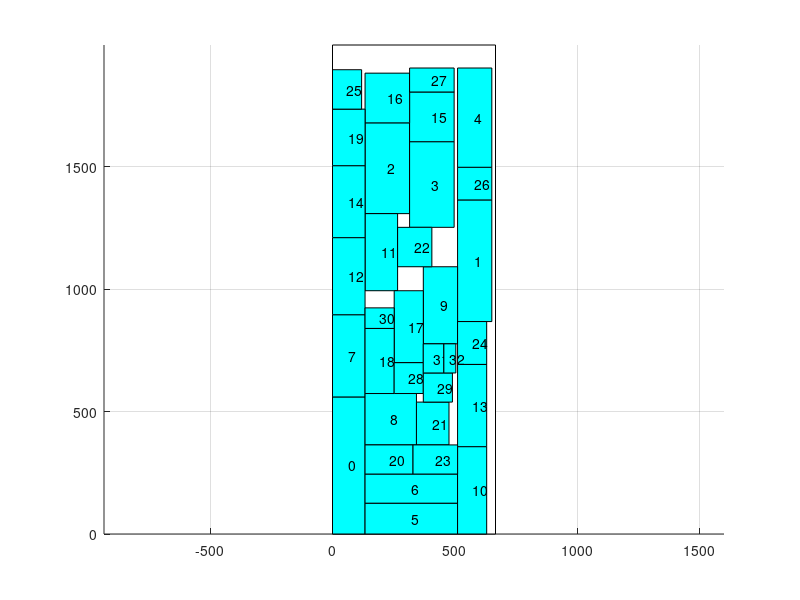

Source code (MATLAB):
axis equal;
hold on;
grid on;
cap_x=[ 0 0 666 666 0 ];
cap_y=[ 0 1998 1998 0 0 ];
fill(cap_x,cap_y,'w');
block_x=[ 0 133 133 0 0 ];
block_y=[ 0 0 560 560 0 ];
fill(block_x,block_y,'c');
text(66,280,'0');
block_x=[ 511 651 651 511 511 ];
block_y=[ 868 868 1365 1365 868 ];
fill(block_x,block_y,'c');
text(581,1116,'1');
block_x=[ 133 315 315 133 133 ];
block_y=[ 1309 1309 1680 1680 1309 ];
fill(block_x,block_y,'c');
text(224,1494,'2');
block_x=[ 315 497 497 315 315 ];
block_y=[ 1253 1253 1603 1603 1253 ];
fill(block_x,block_y,'c');
text(406,1428,'3');
block_x=[ 511 651 651 511 511 ];
block_y=[ 1498 1498 1904 1904 1498 ];
fill(block_x,block_y,'c');
text(581,1701,'4');
block_x=[ 133 511 511 133 133 ];
block_y=[ 0 0 126 126 0 ];
fill(block_x,block_y,'c');
text(322,63,'5');
block_x=[ 133 511 511 133 133 ];
block_y=[ 126 126 245 245 126 ];
fill(block_x,block_y,'c');
text(322,185,'6');
block_x=[ 0 133 133 0 0 ];
block_y=[ 560 560 896 896 560 ];
fill(block_x,block_y,'c');
text(66,728,'7');
block_x=[ 133 343 343 133 133 ];
block_y=[ 364 364 574 574 364 ];
fill(block_x,block_y,'c');
text(238,469,'8');
block_x=[ 371 511 511 371 371 ];
block_y=[ 777 777 1092 1092 777 ];
fill(block_x,block_y,'c');
text(441,934,'9');
block_x=[ 511 630 630 511 511 ];
block_y=[ 0 0 357 357 0 ];
fill(block_x,block_y,'c');
text(570,178,'10');
block_x=[ 133 266 266 133 133 ];
block_y=[ 994 994 1309 1309 994 ];
fill(block_x,block_y,'c');
text(199,1151,'11');
block_x=[ 0 133 133 0 0 ];
block_y=[ 896 896 1211 1211 896 ];
fill(block_x,block_y,'c');
text(66,1053,'12');
block_x=[ 511 630 630 511 511 ];
block_y=[ 357 357 693 693 357 ];
fill(block_x,block_y,'c');
text(570,525,'13');
block_x=[ 0 133 133 0 0 ];
block_y=[ 1211 1211 1505 1505 1211 ];
fill(block_x,block_y,'c');
text(66,1358,'14');
block_x=[ 315 497 497 315 315 ];
block_y=[ 1603 1603 1806 1806 1603 ];
fill(block_x,block_y,'c');
text(406,1704,'15');
block_x=[ 133 315 315 133 133 ];
block_y=[ 1680 1680 1883 1883 1680 ];
fill(block_x,block_y,'c');
text(224,1781,'16');
block_x=[ 252 371 371 252 252 ];
block_y=[ 700 700 994 994 700 ];
fill(block_x,block_y,'c');
text(311,847,'17');
block_x=[ 133 252 252 133 133 ];
block_y=[ 574 574 840 840 574 ];
fill(block_x,block_y,'c');
text(192,707,'18');
block_x=[ 0 133 133 0 0 ];
block_y=[ 1505 1505 1736 1736 1505 ];
fill(block_x,block_y,'c');
text(66,1620,'19');
block_x=[ 133 329 329 133 133 ];
block_y=[ 245 245 364 364 245 ];
fill(block_x,block_y,'c');
text(231,304,'20');
block_x=[ 343 476 476 343 343 ];
block_y=[ 364 364 539 539 364 ];
fill(block_x,block_y,'c');
text(409,451,'21');
block_x=[ 266 406 406 266 266 ];
block_y=[ 1092 1092 1253 1253 1092 ];
fill(block_x,block_y,'c');
text(336,1172,'22');
block_x=[ 329 511 511 329 329 ];
block_y=[ 245 245 364 364 245 ];
fill(block_x,block_y,'c');
text(420,304,'23');
block_x=[ 511 630 630 511 511 ];
block_y=[ 693 693 868 868 693 ];
fill(block_x,block_y,'c');
text(570,780,'24');
block_x=[ 0 119 119 0 0 ];
block_y=[ 1736 1736 1897 1897 1736 ];
fill(block_x,block_y,'c');
text(59,1816,'25');
block_x=[ 511 651 651 511 511 ];
block_y=[ 1365 1365 1498 1498 1365 ];
fill(block_x,block_y,'c');
text(581,1431,'26');
block_x=[ 315 497 497 315 315 ];
block_y=[ 1806 1806 1904 1904 1806 ];
fill(block_x,block_y,'c');
text(406,1855,'27');
block_x=[ 252 371 371 252 252 ];
block_y=[ 574 574 700 700 574 ];
fill(block_x,block_y,'c');
text(311,637,'28');
block_x=[ 371 490 490 371 371 ];
block_y=[ 539 539 658 658 539 ];
fill(block_x,block_y,'c');
text(430,598,'29');
block_x=[ 133 252 252 133 133 ];
block_y=[ 840 840 924 924 840 ];
fill(block_x,block_y,'c');
text(192,882,'30');
block_x=[ 371 455 455 371 371 ];
block_y=[ 658 658 777 777 658 ];
fill(block_x,block_y,'c');
text(413,717,'31');
block_x=[ 455 504 504 455 455 ];
block_y=[ 658 658 777 777 658 ];
fill(block_x,block_y,'c');
text(479,717,'32');
